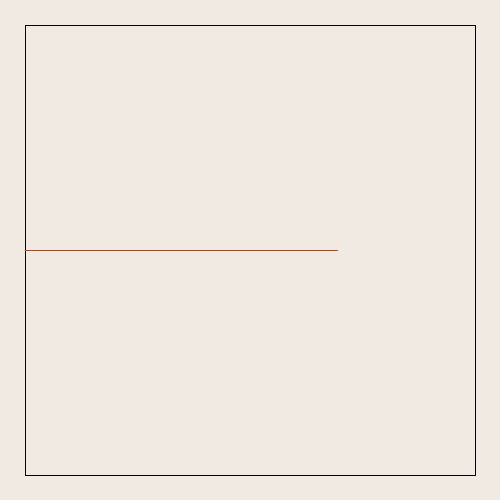
Frame 1 (no input)
Frame 60 (the mouse pressed at the canvas centre just before this capture): identical to frame 1, image omitted
Frame 120 (the mouse held since frame 60 and released just before this capture): identical to frame 1, image omitted

The Processing sketch that drew this single still picture (run headless with seeded random() and noise(); from frame 60 on, the mouse is pressed at the canvas centre):

// Processing sketch: question2
// ── question2.pde
void setup() {
   size (500, 500);
   background(240,234,227);
   strokeWeight(1);
   fill(240,234,227);
   rect(25,25, 450,450);
   stroke(214,54,0);
   line(25,height/2, 337.5, height/2);
}

void draw() {}
